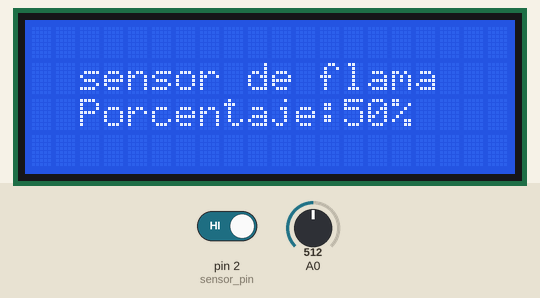
The sketch below on a simulated Arduino Uno, built with avr-gcc and run on an emulated ATmega328P. Shown: 20×4 character LCD. The inputs (shaded band) are chosen by the test bench; at power-on: A0 = 512, pin 2 (sensor_pin) HIGH.

Above: at 1.7 s.
1.8 s: A0 set to 114
At 3.0 s:
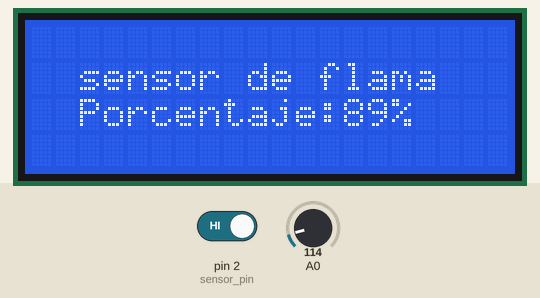
3.3 s: A0 set to 92
At 4.1 s:
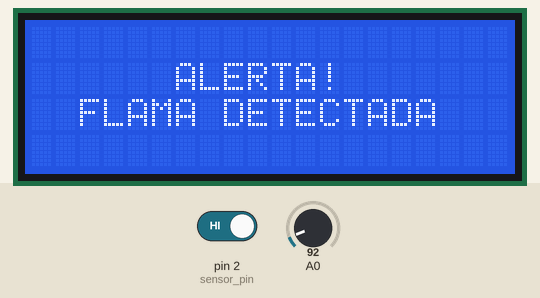
6.3 s: A0 set to 122
At 7.4 s:
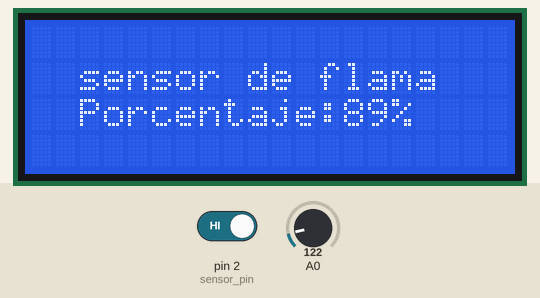
8.0 s: A0 set to 80
At 8.8 s:
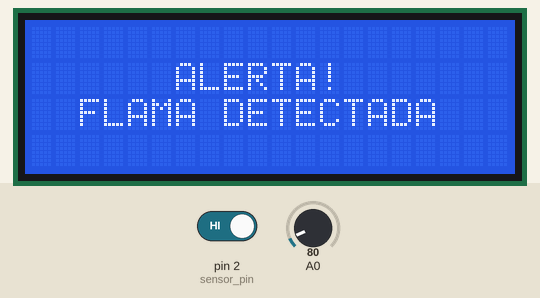
Timing chart, 0 to 11.0 s (numbered marks = the images above; inputs shaded):
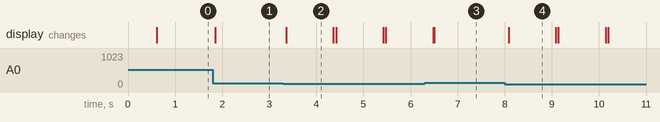

The sketch:

Sensor_de_flama.ino
```cpp
/*
 *  Taloselectronics
 *  soporte@taloselectronics.com
 *  Rafael Lozano Rolón
*/
#include<LiquidCrystal_I2C.h>

#define sensor_pin 2
LiquidCrystal_I2C lcd (0x27,20,4);

void setup()
{
    pinMode(sensor_pin, INPUT_PULLUP);
    lcd.init();
    lcd.backlight();

    lcd.setCursor(0,0);
    lcd.print("Bienvenido");

    delay(500);

    lcd.clear();
}
void loop()
{
    bool state = digitalRead(sensor_pin);
    int flama = analogRead(A0);
    flama = map(flama,0,1023,100,0);
    lcd.setCursor(2,1);
    lcd.print("sensor de flama");
    lcd.setCursor(2,2);
    lcd.print("Porcentaje:");
    lcd.print(flama);
    lcd.print("%  ");
    if(flama > 90)
    {
        lcd.clear();
        lcd.setCursor(6,1);
        lcd.print("ALERTA!");
        lcd.setCursor(2,2);
        lcd.print("FLAMA DETECTADA");
        delay(1000);
        lcd.clear();
    }

}
```

Measured:
- the behaviour switches between 103 and 102 on A0 (found by bisection; images 1 and 2)
- after the input at 1.8 s, the display: changes after 0.05 s (image 1)
- after the input at 3.3 s, the display: changes after 0.06 s (image 2)
- after the input at 6.3 s, the display: first differs from a run without the input after 0.21 s (image 3)
- after the input at 8.0 s, the display: changes after 0.08 s (image 4)
- what the display in image 2 shows lasts 1.0 s, from 3.4 s to 4.4 s
